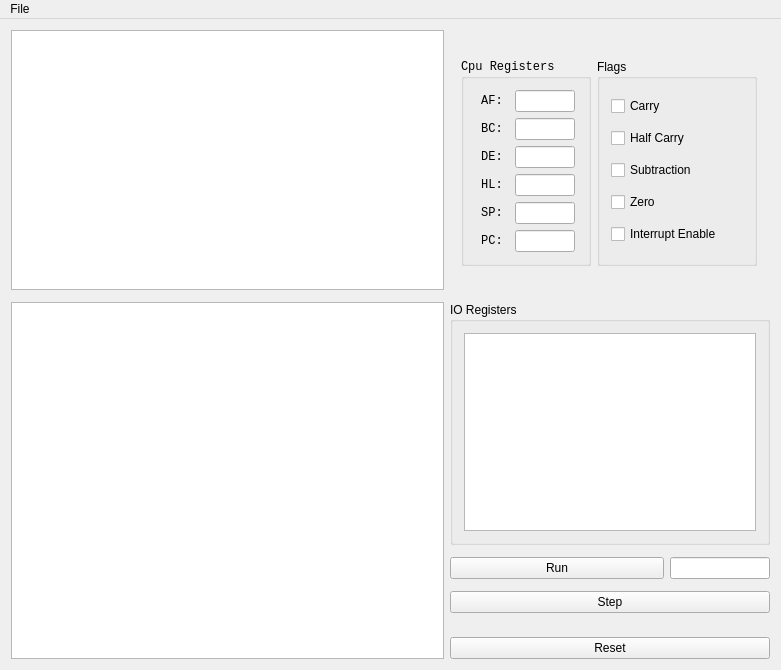
<?xml version="1.0" encoding="UTF-8"?>
<ui version="4.0">
 <class>RegistersWindow</class>
 <widget class="QMainWindow" name="RegistersWindow">
  <property name="geometry">
   <rect>
    <x>0</x>
    <y>0</y>
    <width>781</width>
    <height>670</height>
   </rect>
  </property>
  <property name="maximumSize">
   <size>
    <width>16777215</width>
    <height>800</height>
   </size>
  </property>
  <property name="windowTitle">
   <string>RegistersWindow</string>
  </property>
  <widget class="QWidget" name="centralWidget">
   <layout class="QGridLayout" name="gridLayout_2">
    <item row="6" column="1">
     <widget class="QPushButton" name="step_pushButton">
      <property name="sizePolicy">
       <sizepolicy hsizetype="Preferred" vsizetype="Fixed">
        <horstretch>0</horstretch>
        <verstretch>0</verstretch>
       </sizepolicy>
      </property>
      <property name="text">
       <string>Step</string>
      </property>
     </widget>
    </item>
    <item row="2" column="1">
     <widget class="QGroupBox" name="io_registers_groupBox">
      <property name="sizePolicy">
       <sizepolicy hsizetype="Preferred" vsizetype="Expanding">
        <horstretch>0</horstretch>
        <verstretch>0</verstretch>
       </sizepolicy>
      </property>
      <property name="title">
       <string>IO Registers</string>
      </property>
      <layout class="QGridLayout" name="gridLayout_3">
       <item row="0" column="0">
        <widget class="QTableView" name="io_registers_tableView">
         <property name="sizePolicy">
          <sizepolicy hsizetype="Minimum" vsizetype="Expanding">
           <horstretch>0</horstretch>
           <verstretch>0</verstretch>
          </sizepolicy>
         </property>
         <property name="maximumSize">
          <size>
           <width>300</width>
           <height>16777215</height>
          </size>
         </property>
         <property name="font">
          <font>
           <family>Monospace</family>
          </font>
         </property>
         <property name="showGrid">
          <bool>false</bool>
         </property>
         <attribute name="horizontalHeaderVisible">
          <bool>false</bool>
         </attribute>
        </widget>
       </item>
      </layout>
     </widget>
    </item>
    <item row="2" column="0" rowspan="9">
     <widget class="QTableView" name="memory_tableView">
      <property name="sizePolicy">
       <sizepolicy hsizetype="Expanding" vsizetype="Expanding">
        <horstretch>0</horstretch>
        <verstretch>0</verstretch>
       </sizepolicy>
      </property>
      <property name="font">
       <font>
        <family>Monospace</family>
       </font>
      </property>
      <property name="sizeAdjustPolicy">
       <enum>QAbstractScrollArea::AdjustToContents</enum>
      </property>
      <property name="textElideMode">
       <enum>Qt::ElideRight</enum>
      </property>
      <property name="showGrid">
       <bool>false</bool>
      </property>
      <attribute name="horizontalHeaderVisible">
       <bool>false</bool>
      </attribute>
      <attribute name="horizontalHeaderMinimumSectionSize">
       <number>30</number>
      </attribute>
      <attribute name="horizontalHeaderDefaultSectionSize">
       <number>30</number>
      </attribute>
      <attribute name="verticalHeaderMinimumSectionSize">
       <number>30</number>
      </attribute>
     </widget>
    </item>
    <item row="0" column="1" rowspan="2">
     <widget class="QFrame" name="frame">
      <property name="sizePolicy">
       <sizepolicy hsizetype="Fixed" vsizetype="Fixed">
        <horstretch>0</horstretch>
        <verstretch>0</verstretch>
       </sizepolicy>
      </property>
      <layout class="QHBoxLayout" name="horizontalLayout">
       <item>
        <widget class="QGroupBox" name="cpu_registers_groupBox">
         <property name="sizePolicy">
          <sizepolicy hsizetype="Fixed" vsizetype="Preferred">
           <horstretch>0</horstretch>
           <verstretch>0</verstretch>
          </sizepolicy>
         </property>
         <property name="minimumSize">
          <size>
           <width>130</width>
           <height>0</height>
          </size>
         </property>
         <property name="maximumSize">
          <size>
           <width>130</width>
           <height>16777215</height>
          </size>
         </property>
         <property name="font">
          <font>
           <family>Monospace</family>
          </font>
         </property>
         <property name="title">
          <string>Cpu Registers</string>
         </property>
         <layout class="QGridLayout" name="gridLayout">
          <item row="3" column="0">
           <widget class="QLabel" name="hl_label">
            <property name="sizePolicy">
             <sizepolicy hsizetype="Fixed" vsizetype="Preferred">
              <horstretch>0</horstretch>
              <verstretch>0</verstretch>
             </sizepolicy>
            </property>
            <property name="maximumSize">
             <size>
              <width>30</width>
              <height>16777215</height>
             </size>
            </property>
            <property name="text">
             <string>HL:</string>
            </property>
            <property name="alignment">
             <set>Qt::AlignCenter</set>
            </property>
           </widget>
          </item>
          <item row="2" column="0">
           <widget class="QLabel" name="de_label">
            <property name="sizePolicy">
             <sizepolicy hsizetype="Fixed" vsizetype="Preferred">
              <horstretch>0</horstretch>
              <verstretch>0</verstretch>
             </sizepolicy>
            </property>
            <property name="maximumSize">
             <size>
              <width>30</width>
              <height>16777215</height>
             </size>
            </property>
            <property name="text">
             <string>DE:</string>
            </property>
            <property name="alignment">
             <set>Qt::AlignCenter</set>
            </property>
           </widget>
          </item>
          <item row="3" column="1">
           <widget class="QLineEdit" name="hl_lineEdit">
            <property name="sizePolicy">
             <sizepolicy hsizetype="Fixed" vsizetype="Fixed">
              <horstretch>0</horstretch>
              <verstretch>0</verstretch>
             </sizepolicy>
            </property>
            <property name="minimumSize">
             <size>
              <width>60</width>
              <height>0</height>
             </size>
            </property>
            <property name="maximumSize">
             <size>
              <width>60</width>
              <height>16777215</height>
             </size>
            </property>
            <property name="font">
             <font>
              <family>Monospace</family>
             </font>
            </property>
           </widget>
          </item>
          <item row="4" column="1">
           <widget class="QLineEdit" name="sp_lineEdit">
            <property name="sizePolicy">
             <sizepolicy hsizetype="Fixed" vsizetype="Fixed">
              <horstretch>0</horstretch>
              <verstretch>0</verstretch>
             </sizepolicy>
            </property>
            <property name="minimumSize">
             <size>
              <width>60</width>
              <height>0</height>
             </size>
            </property>
            <property name="maximumSize">
             <size>
              <width>60</width>
              <height>16777215</height>
             </size>
            </property>
            <property name="font">
             <font>
              <family>Monospace</family>
             </font>
            </property>
           </widget>
          </item>
          <item row="0" column="0">
           <widget class="QLabel" name="af_label">
            <property name="sizePolicy">
             <sizepolicy hsizetype="Fixed" vsizetype="Preferred">
              <horstretch>0</horstretch>
              <verstretch>0</verstretch>
             </sizepolicy>
            </property>
            <property name="maximumSize">
             <size>
              <width>30</width>
              <height>16777215</height>
             </size>
            </property>
            <property name="text">
             <string>AF:</string>
            </property>
            <property name="alignment">
             <set>Qt::AlignCenter</set>
            </property>
           </widget>
          </item>
          <item row="2" column="1">
           <widget class="QLineEdit" name="de_lineEdit">
            <property name="sizePolicy">
             <sizepolicy hsizetype="Fixed" vsizetype="Fixed">
              <horstretch>0</horstretch>
              <verstretch>0</verstretch>
             </sizepolicy>
            </property>
            <property name="minimumSize">
             <size>
              <width>60</width>
              <height>0</height>
             </size>
            </property>
            <property name="maximumSize">
             <size>
              <width>60</width>
              <height>16777215</height>
             </size>
            </property>
            <property name="font">
             <font>
              <family>Monospace</family>
             </font>
            </property>
           </widget>
          </item>
          <item row="5" column="1">
           <widget class="QLineEdit" name="pc_lineEdit">
            <property name="sizePolicy">
             <sizepolicy hsizetype="Fixed" vsizetype="Fixed">
              <horstretch>0</horstretch>
              <verstretch>0</verstretch>
             </sizepolicy>
            </property>
            <property name="minimumSize">
             <size>
              <width>60</width>
              <height>0</height>
             </size>
            </property>
            <property name="maximumSize">
             <size>
              <width>60</width>
              <height>16777215</height>
             </size>
            </property>
            <property name="font">
             <font>
              <family>Monospace</family>
             </font>
            </property>
           </widget>
          </item>
          <item row="0" column="1">
           <widget class="QLineEdit" name="af_lineEdit">
            <property name="sizePolicy">
             <sizepolicy hsizetype="Fixed" vsizetype="Fixed">
              <horstretch>0</horstretch>
              <verstretch>0</verstretch>
             </sizepolicy>
            </property>
            <property name="minimumSize">
             <size>
              <width>60</width>
              <height>0</height>
             </size>
            </property>
            <property name="maximumSize">
             <size>
              <width>60</width>
              <height>16777215</height>
             </size>
            </property>
            <property name="font">
             <font>
              <family>Monospace</family>
             </font>
            </property>
            <property name="autoFillBackground">
             <bool>false</bool>
            </property>
            <property name="clearButtonEnabled">
             <bool>false</bool>
            </property>
           </widget>
          </item>
          <item row="5" column="0">
           <widget class="QLabel" name="pc_label">
            <property name="sizePolicy">
             <sizepolicy hsizetype="Fixed" vsizetype="Preferred">
              <horstretch>0</horstretch>
              <verstretch>0</verstretch>
             </sizepolicy>
            </property>
            <property name="maximumSize">
             <size>
              <width>30</width>
              <height>16777215</height>
             </size>
            </property>
            <property name="text">
             <string>PC:</string>
            </property>
            <property name="alignment">
             <set>Qt::AlignCenter</set>
            </property>
           </widget>
          </item>
          <item row="1" column="1">
           <widget class="QLineEdit" name="bc_lineEdit">
            <property name="sizePolicy">
             <sizepolicy hsizetype="Fixed" vsizetype="Fixed">
              <horstretch>0</horstretch>
              <verstretch>0</verstretch>
             </sizepolicy>
            </property>
            <property name="minimumSize">
             <size>
              <width>60</width>
              <height>0</height>
             </size>
            </property>
            <property name="maximumSize">
             <size>
              <width>60</width>
              <height>16777215</height>
             </size>
            </property>
            <property name="font">
             <font>
              <family>Monospace</family>
             </font>
            </property>
           </widget>
          </item>
          <item row="1" column="0">
           <widget class="QLabel" name="bc_label">
            <property name="sizePolicy">
             <sizepolicy hsizetype="Fixed" vsizetype="Preferred">
              <horstretch>0</horstretch>
              <verstretch>0</verstretch>
             </sizepolicy>
            </property>
            <property name="maximumSize">
             <size>
              <width>30</width>
              <height>16777215</height>
             </size>
            </property>
            <property name="text">
             <string>BC:</string>
            </property>
            <property name="alignment">
             <set>Qt::AlignCenter</set>
            </property>
           </widget>
          </item>
          <item row="4" column="0">
           <widget class="QLabel" name="sp_label">
            <property name="sizePolicy">
             <sizepolicy hsizetype="Fixed" vsizetype="Preferred">
              <horstretch>0</horstretch>
              <verstretch>0</verstretch>
             </sizepolicy>
            </property>
            <property name="maximumSize">
             <size>
              <width>30</width>
              <height>16777215</height>
             </size>
            </property>
            <property name="text">
             <string>SP:</string>
            </property>
            <property name="alignment">
             <set>Qt::AlignCenter</set>
            </property>
           </widget>
          </item>
         </layout>
        </widget>
       </item>
       <item>
        <widget class="QGroupBox" name="Flags_groupBox">
         <property name="sizePolicy">
          <sizepolicy hsizetype="Fixed" vsizetype="Preferred">
           <horstretch>0</horstretch>
           <verstretch>0</verstretch>
          </sizepolicy>
         </property>
         <property name="minimumSize">
          <size>
           <width>160</width>
           <height>0</height>
          </size>
         </property>
         <property name="maximumSize">
          <size>
           <width>160</width>
           <height>16777215</height>
          </size>
         </property>
         <property name="title">
          <string>Flags</string>
         </property>
         <layout class="QVBoxLayout" name="verticalLayout">
          <item>
           <widget class="QCheckBox" name="carry_checkBox">
            <property name="text">
             <string>Carry</string>
            </property>
           </widget>
          </item>
          <item>
           <widget class="QCheckBox" name="half_carry_checkBox">
            <property name="text">
             <string>Half Carry</string>
            </property>
           </widget>
          </item>
          <item>
           <widget class="QCheckBox" name="subtraction_checkBox">
            <property name="text">
             <string>Subtraction</string>
            </property>
           </widget>
          </item>
          <item>
           <widget class="QCheckBox" name="zero_checkBox">
            <property name="text">
             <string>Zero</string>
            </property>
           </widget>
          </item>
          <item>
           <widget class="QCheckBox" name="interrupt_enable_checkBox">
            <property name="text">
             <string>Interrupt Enable</string>
            </property>
           </widget>
          </item>
         </layout>
        </widget>
       </item>
      </layout>
     </widget>
    </item>
    <item row="0" column="0">
     <widget class="QPlainTextEdit" name="source_plainTextEdit">
      <property name="sizePolicy">
       <sizepolicy hsizetype="Expanding" vsizetype="Fixed">
        <horstretch>0</horstretch>
        <verstretch>0</verstretch>
       </sizepolicy>
      </property>
      <property name="minimumSize">
       <size>
        <width>0</width>
        <height>260</height>
       </size>
      </property>
      <property name="maximumSize">
       <size>
        <width>16777215</width>
        <height>800</height>
       </size>
      </property>
      <property name="horizontalScrollBarPolicy">
       <enum>Qt::ScrollBarAlwaysOff</enum>
      </property>
      <property name="lineWrapMode">
       <enum>QPlainTextEdit::NoWrap</enum>
      </property>
      <property name="readOnly">
       <bool>true</bool>
      </property>
     </widget>
    </item>
    <item row="10" column="1">
     <widget class="QPushButton" name="reset_pushButton">
      <property name="text">
       <string>Reset</string>
      </property>
     </widget>
    </item>
    <item row="4" column="1">
     <widget class="QFrame" name="run_frame">
      <property name="sizePolicy">
       <sizepolicy hsizetype="Fixed" vsizetype="Preferred">
        <horstretch>0</horstretch>
        <verstretch>0</verstretch>
       </sizepolicy>
      </property>
      <property name="minimumSize">
       <size>
        <width>320</width>
        <height>0</height>
       </size>
      </property>
      <layout class="QHBoxLayout" name="horizontalLayout_2">
       <property name="leftMargin">
        <number>0</number>
       </property>
       <property name="topMargin">
        <number>0</number>
       </property>
       <property name="rightMargin">
        <number>0</number>
       </property>
       <property name="bottomMargin">
        <number>0</number>
       </property>
       <item>
        <widget class="QPushButton" name="run_pushButton">
         <property name="text">
          <string>Run</string>
         </property>
        </widget>
       </item>
       <item>
        <widget class="QLineEdit" name="pc_break_lineEdit">
         <property name="minimumSize">
          <size>
           <width>100</width>
           <height>0</height>
          </size>
         </property>
         <property name="maximumSize">
          <size>
           <width>100</width>
           <height>16777215</height>
          </size>
         </property>
        </widget>
       </item>
      </layout>
     </widget>
    </item>
   </layout>
  </widget>
  <widget class="QMenuBar" name="menuBar">
   <property name="geometry">
    <rect>
     <x>0</x>
     <y>0</y>
     <width>781</width>
     <height>21</height>
    </rect>
   </property>
   <widget class="QMenu" name="menuFile">
    <property name="title">
     <string>File</string>
    </property>
    <addaction name="actionLoadROM"/>
   </widget>
   <addaction name="menuFile"/>
  </widget>
  <action name="actionLoadROM">
   <property name="text">
    <string> Load ROM...</string>
   </property>
  </action>
 </widget>
 <layoutdefault spacing="6" margin="11"/>
 <resources/>
 <connections/>
</ui>
